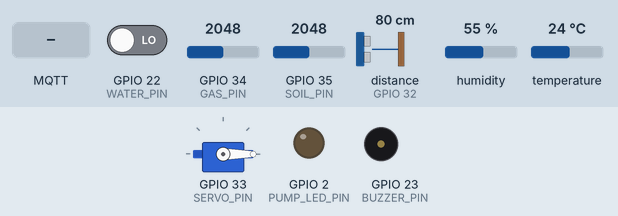
Simulated run of this sketch. Board: ESP32. On the bench: servo, output pins drawn as LEDs (lit = HIGH), buzzer (waves = sounding, pin HIGH). Wiring (inferred from the names in the program): ultrasonic range finder: trigger GPIO 26; echo GPIO 32. Inputs (shaded band) come from the test bench; at power-on: GPIO 35 (SOIL_PIN) = 2048, GPIO 22 (WATER_PIN) LOW, GPIO 34 (GAS_PIN) = 2048, distance to the obstacle (sensor on GPIO 32) 80 cm, humidity 55 %, temperature 24 °C. The echo pulse lasts 58.3 µs per cm; WiFi joins after 1.5 s; servers stay silent unless stated; no MQTT or app messages arrive unless stated; pins used as bus, display or sensor lines are not drawn; what the sketch prints to the serial monitor is not drawn.

Above: at 2.7 s.
2.8 s: MQTT message "1" arrives on the first subscribed topic
At 2.95 s:
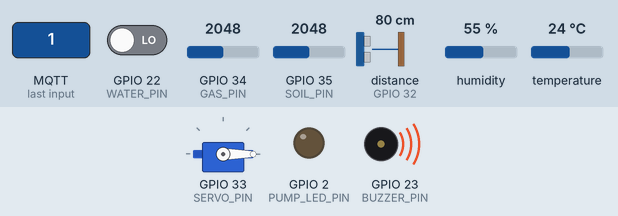
6.3 s: GPIO 35 (SOIL_PIN) set to 2943
8.8 s: GPIO 35 (SOIL_PIN) set to 3032
At 11.8 s:
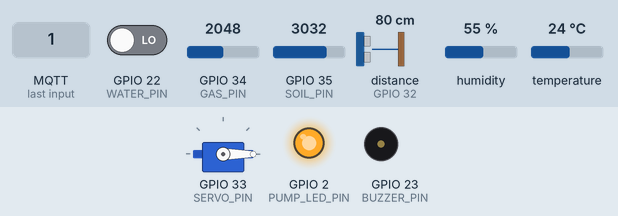
12.1 s: MQTT message "granted" arrives on the second subscribed topic
At 13.0 s:
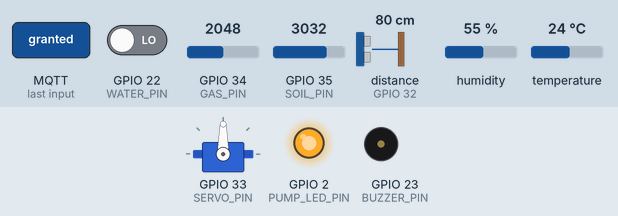
18.6 s: MQTT message "denied" arrives on the second subscribed topic
At 19.2 s:
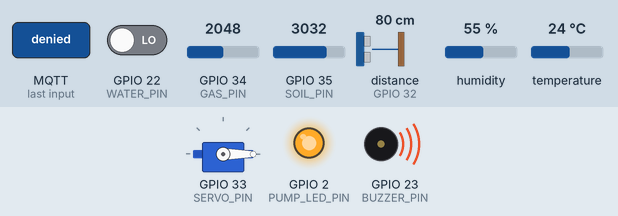
Timing chart, 0 to 21.6 s (numbered marks = the images above; inputs shaded):
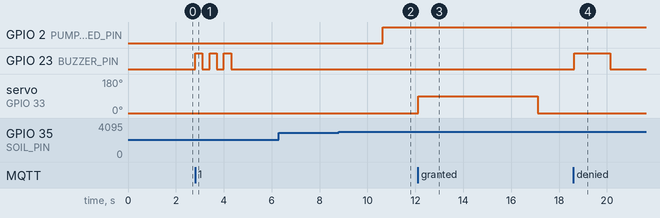

Measured:
- the behaviour switches between 3000 and 3001 on GPIO 35 (SOIL_PIN) (found by bisection; images 1 and 2)
- after the input at 2.8 s, GPIO 23 (BUZZER_PIN): alternates HIGH for 0.30 s and LOW for 0.30 s, 6 changes in all, then stays LOW, starting at once
- after the input at 6.3 s, every drawn part: stays the same
- after the input at 8.8 s, GPIO 2 (PUMP_LED_PIN): LOW → HIGH after 1.8 s
- after the input at 12.1 s, servo on GPIO 33 (SERVO_PIN): 0° → 90° at once, → 0° 5.0 s later
- after the input at 18.6 s, GPIO 23 (BUZZER_PIN): LOW → HIGH at once, → LOW 1.5 s later

The sketch:

iot-project.ino
```cpp
#include <WiFi.h>
#include <PubSubClient.h>
#include "DHT.h"
#include <ESP32Servo.h>

// ================= WiFi =================
const char* ssid = "iotlab";
const char* password = "hostiotlab";

// ================= MQTT =================
const char* mqtt_server = "192.168.137.1";

WiFiClient espClient;
PubSubClient client(espClient);

// ================= DHT11 =================
#define DHTPIN 27
#define DHTTYPE DHT11
DHT dht(DHTPIN, DHTTYPE);

// ================= Sensors =================
#define SOIL_PIN 35
#define WATER_PIN 22
#define GAS_PIN 34

#define TRIG_PIN 26
#define ECHO_PIN 32

// ================= Pump LED =================
#define PUMP_LED_PIN 2
int SOIL_DRY_THRESHOLD = 3000;
int pumpStatus = 0;

// ================= Feed Level =================
float FULL_DISTANCE = 5.0;
float EMPTY_DISTANCE = 35.0;

int FEED_LOW_THRESHOLD = 30;
int feedPercent = -1;
int needFood = 0;
String feedStatus = "unknown";

// ================= Servo Gate =================
#define SERVO_PIN 33
Servo gateServo;

#define DOOR_CLOSED_ANGLE 0
#define DOOR_OPEN_ANGLE 90

bool doorIsOpen = false;
unsigned long doorOpenTime = 0;
const unsigned long DOOR_OPEN_DURATION = 5000;

// ================= Buzzer =================
#define BUZZER_PIN 23

// ================= Guard Alert =================
int guardAlert = 0;

// ================= Gate Access =================
String gateAccess = "denied";
String gateName = "Unknown";

// ================= Publish Timing =================
unsigned long lastPublishTime = 0;
const unsigned long PUBLISH_INTERVAL = 3000;

// ================= Unknown Person Buzzer Cooldown =================
unsigned long lastUnknownBuzzTime = 0;
const unsigned long UNKNOWN_BUZZ_COOLDOWN = 7000;

void setup() {
  Serial.begin(9600);

  dht.begin();

  pinMode(GAS_PIN, INPUT);
  pinMode(SOIL_PIN, INPUT);
  pinMode(WATER_PIN, INPUT);

  pinMode(TRIG_PIN, OUTPUT);
  pinMode(ECHO_PIN, INPUT);

  pinMode(PUMP_LED_PIN, OUTPUT);
  digitalWrite(PUMP_LED_PIN, LOW);

  pinMode(BUZZER_PIN, OUTPUT);
  digitalWrite(BUZZER_PIN, LOW);

  gateServo.attach(SERVO_PIN);
  closeGate();

  connectWiFi();

  client.setServer(mqtt_server, 1883);
  client.setCallback(callback);

  Serial.println("Smart Farm System Started");
}

void loop() {
  if (!client.connected()) {
    reconnectMQTT();
  }

  client.loop();

  checkDoorAutoClose();

  unsigned long now = millis();

  if (now - lastPublishTime >= PUBLISH_INTERVAL) {
    lastPublishTime = now;

    float temp = dht.readTemperature();
    float hum = dht.readHumidity();

    int gasValue = analogRead(GAS_PIN);
    int soilValue = analogRead(SOIL_PIN);
    int waterValue = digitalRead(WATER_PIN);

    float distance = readUltrasonic();

    if (soilValue > SOIL_DRY_THRESHOLD) {
      digitalWrite(PUMP_LED_PIN, HIGH);
      pumpStatus = 1;
      Serial.println("Soil is dry -> Pump LED ON");
    } else {
      digitalWrite(PUMP_LED_PIN, LOW);
      pumpStatus = 0;
      Serial.println("Soil is wet -> Pump LED OFF");
    }

    calculateFeedLevel(distance);

    Serial.print("Temp: ");
    Serial.print(temp);
    Serial.print(" C | Humidity: ");
    Serial.print(hum);
    Serial.print(" % | Gas: ");
    Serial.print(gasValue);
    Serial.print(" | Soil: ");
    Serial.print(soilValue);
    Serial.print(" | Pump: ");
    Serial.print(pumpStatus);
    Serial.print(" | Water: ");
    Serial.print(waterValue);

    if (distance == -1) {
      Serial.print(" | Distance: No reading");
    } else {
      Serial.print(" | Distance: ");
      Serial.print(distance);
      Serial.print(" cm");
    }

    Serial.print(" | Feed: ");
    Serial.print(feedPercent);
    Serial.print("% | Feed Status: ");
    Serial.print(feedStatus);
    Serial.print(" | Need Food: ");
    Serial.print(needFood);
    Serial.print(" | Guard Alert: ");
    Serial.print(guardAlert);
    Serial.print(" | Gate: ");
    Serial.print(gateAccess);
    Serial.print(" | Name: ");
    Serial.print(gateName);
    Serial.print(" | Door Open: ");
    Serial.println(doorIsOpen ? 1 : 0);

    publishJsonReadings(
      temp,
      hum,
      gasValue,
      soilValue,
      waterValue,
      distance,
      feedPercent,
      feedStatus,
      needFood,
      guardAlert,
      gateAccess,
      gateName,
      doorIsOpen,
      pumpStatus
    );
  }
}

// ================= WiFi =================
void connectWiFi() {
  Serial.println("Connecting to WiFi...");

  WiFi.begin(ssid, password);

  while (WiFi.status() != WL_CONNECTED) {
    delay(500);
    Serial.print(".");
  }

  Serial.println();
  Serial.println("WiFi Connected");
  Serial.print("ESP32 IP: ");
  Serial.println(WiFi.localIP());
}

// ================= MQTT =================
void reconnectMQTT() {
  while (!client.connected()) {
    Serial.println("Connecting to MQTT...");

    if (client.connect("ESP32_SmartFarm_Client")) {
      Serial.println("MQTT Connected");

      client.subscribe("smartfarm/guard/alert");
      client.subscribe("smartfarm/gate/access");
      client.subscribe("smartfarm/gate/name");

      client.subscribe("smartfarm/control/gate");
      client.subscribe("smartfarm/control/buzzer");

      Serial.println("Subscribed to guard, gate and dashboard control topics");

    } else {
      Serial.print("MQTT Failed, rc=");
      Serial.println(client.state());
      delay(3000);
    }
  }
}

void callback(char* topic, byte* payload, unsigned int length) {
  String message = "";

  for (int i = 0; i < length; i++) {
    message += (char)payload[i];
  }

  String topicStr = String(topic);

  Serial.print("Message arrived [");
  Serial.print(topicStr);
  Serial.print("]: ");
  Serial.println(message);

  if (topicStr == "smartfarm/guard/alert") {
    if (message == "1") {
      guardAlert = 1;
      Serial.println("Guard Status: Sleeping");
      buzzerAlert3Times();
    } else if (message == "0") {
      guardAlert = 0;
      Serial.println("Guard Status: Awake");
      digitalWrite(BUZZER_PIN, LOW);
    }
  }

  if (topicStr == "smartfarm/gate/access") {
    gateAccess = message;

    if (message == "granted") {
      Serial.println("Access Granted - Opening Gate");
      openGate();
    } else if (message == "denied") {
      Serial.println("Access Denied - Unknown Person");
      closeGate();

      unsigned long now = millis();
      if (now - lastUnknownBuzzTime >= UNKNOWN_BUZZ_COOLDOWN) {
        lastUnknownBuzzTime = now;
        buzzerLongAlert();
      }
    }
  }

  if (topicStr == "smartfarm/gate/name") {
    gateName = message;
  }

  if (topicStr == "smartfarm/control/gate") {
    if (message == "open") {
      Serial.println("Dashboard Command: Open Gate");
      gateAccess = "manual_open";
      gateName = "Dashboard";
      openGate();
    } else if (message == "close") {
      Serial.println("Dashboard Command: Close Gate");
      gateAccess = "manual_close";
      gateName = "Dashboard";
      closeGate();
    }
  }

  if (topicStr == "smartfarm/control/buzzer") {
    if (message == "short3") {
      Serial.println("Dashboard Command: Buzzer 3 Beeps");
      buzzerAlert3Times();
    } else if (message == "long") {
      Serial.println("Dashboard Command: Long Buzzer Alert");
      buzzerLongAlert();
    }
  }
}

// ================= Feed Level Logic =================
void calculateFeedLevel(float distance) {
  if (distance == -1) {
    feedPercent = -1;
    needFood = 0;
    feedStatus = "unknown";
    return;
  }

  feedPercent = map(distance, EMPTY_DISTANCE, FULL_DISTANCE, 0, 100);

  if (feedPercent > 100) feedPercent = 100;
  if (feedPercent < 0) feedPercent = 0;

  if (feedPercent <= FEED_LOW_THRESHOLD) {
    needFood = 1;
    feedStatus = "need_food";
  } else {
    needFood = 0;
    feedStatus = "ok";
  }
}

// ================= Gate Control =================
void openGate() {
  gateServo.write(DOOR_OPEN_ANGLE);
  doorIsOpen = true;
  doorOpenTime = millis();
  Serial.println("Gate Opened");
}

void closeGate() {
  gateServo.write(DOOR_CLOSED_ANGLE);
  doorIsOpen = false;
  Serial.println("Gate Closed");
}

void checkDoorAutoClose() {
  if (doorIsOpen && millis() - doorOpenTime >= DOOR_OPEN_DURATION) {
    Serial.println("Auto Closing Gate");
    closeGate();
  }
}

// ================= Buzzer Alerts =================
void buzzerAlert3Times() {
  for (int i = 0; i < 3; i++) {
    digitalWrite(BUZZER_PIN, HIGH);
    delay(300);

    digitalWrite(BUZZER_PIN, LOW);
    delay(300);
  }

  digitalWrite(BUZZER_PIN, LOW);
}

void buzzerLongAlert() {
  digitalWrite(BUZZER_PIN, HIGH);
  delay(1500);

  digitalWrite(BUZZER_PIN, LOW);
}

// ================= Ultrasonic =================
float readUltrasonic() {
  digitalWrite(TRIG_PIN, LOW);
  delayMicroseconds(2);

  digitalWrite(TRIG_PIN, HIGH);
  delayMicroseconds(10);

  digitalWrite(TRIG_PIN, LOW);

  long duration = pulseIn(ECHO_PIN, HIGH, 30000);

  if (duration == 0) {
    return -1;
  }

  float distance = duration * 0.034 / 2;

  if (distance < 2 || distance > 80) {
    return -1;
  }

  return distance;
}

// ================= Publish JSON =================
void publishJsonReadings(
  float temp,
  float hum,
  int gasValue,
  int soilValue,
  int waterValue,
  float distance,
  int feedPercent,
  String feedStatus,
  int needFood,
  int guardAlert,
  String gateAccess,
  String gateName,
  bool doorIsOpen,
  int pumpStatus
) {
  char jsonData[650];

  if (distance == -1) {
    snprintf(
      jsonData,
      sizeof(jsonData),
      "{\"temperature\":%.2f,\"humidity\":%.2f,\"gas\":%d,\"soil\":%d,\"water\":%d,\"distance\":-1,\"feed_percent\":%d,\"feed_status\":\"%s\",\"need_food\":%d,\"guard_alert\":%d,\"gate_access\":\"%s\",\"gate_name\":\"%s\",\"door_open\":%d,\"pump\":%d}",
      temp,
      hum,
      gasValue,
      soilValue,
      waterValue,
      feedPercent,
      feedStatus.c_str(),
      needFood,
      guardAlert,
      gateAccess.c_str(),
      gateName.c_str(),
      doorIsOpen ? 1 : 0,
      pumpStatus
    );
  } else {
    snprintf(
      jsonData,
      sizeof(jsonData),
      "{\"temperature\":%.2f,\"humidity\":%.2f,\"gas\":%d,\"soil\":%d,\"water\":%d,\"distance\":%.2f,\"feed_percent\":%d,\"feed_status\":\"%s\",\"need_food\":%d,\"guard_alert\":%d,\"gate_access\":\"%s\",\"gate_name\":\"%s\",\"door_open\":%d,\"pump\":%d}",
      temp,
      hum,
      gasValue,
      soilValue,
      waterValue,
      distance,
      feedPercent,
      feedStatus.c_str(),
      needFood,
      guardAlert,
      gateAccess.c_str(),
      gateName.c_str(),
      doorIsOpen ? 1 : 0,
      pumpStatus
    );
  }

  client.publish("smartfarm/all/data", jsonData);

  Serial.print("JSON Sent: ");
  Serial.println(jsonData);
}
```
